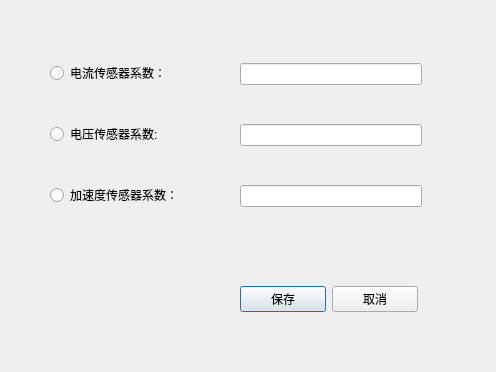
<?xml version="1.0" encoding="UTF-8"?>
<ui version="4.0">
 <class>SensorCheck</class>
 <widget class="QDialog" name="SensorCheck">
  <property name="geometry">
   <rect>
    <x>0</x>
    <y>0</y>
    <width>496</width>
    <height>372</height>
   </rect>
  </property>
  <property name="windowTitle">
   <string>传感器参数设置</string>
  </property>
  <widget class="QWidget" name="">
   <property name="geometry">
    <rect>
     <x>50</x>
     <y>30</y>
     <width>179</width>
     <height>211</height>
    </rect>
   </property>
   <layout class="QVBoxLayout" name="verticalLayout">
    <item>
     <widget class="QRadioButton" name="radioButton">
      <property name="text">
       <string>电流传感器系数：</string>
      </property>
     </widget>
    </item>
    <item>
     <widget class="QRadioButton" name="radioButton_2">
      <property name="text">
       <string>电压传感器系数:</string>
      </property>
     </widget>
    </item>
    <item>
     <widget class="QRadioButton" name="radioButton_3">
      <property name="text">
       <string>加速度传感器系数：</string>
      </property>
     </widget>
    </item>
   </layout>
  </widget>
  <widget class="QWidget" name="">
   <property name="geometry">
    <rect>
     <x>240</x>
     <y>30</y>
     <width>182</width>
     <height>211</height>
    </rect>
   </property>
   <layout class="QVBoxLayout" name="verticalLayout_2">
    <item>
     <widget class="QLineEdit" name="current_coefficient"/>
    </item>
    <item>
     <widget class="QLineEdit" name="voltage_coefficient"/>
    </item>
    <item>
     <widget class="QLineEdit" name="acceleration_coefficient"/>
    </item>
   </layout>
  </widget>
  <widget class="QWidget" name="">
   <property name="geometry">
    <rect>
     <x>240</x>
     <y>280</y>
     <width>178</width>
     <height>39</height>
    </rect>
   </property>
   <layout class="QHBoxLayout" name="horizontalLayout">
    <item>
     <widget class="QPushButton" name="pushButton">
      <property name="text">
       <string>保存</string>
      </property>
     </widget>
    </item>
    <item>
     <widget class="QPushButton" name="pushButton_2">
      <property name="text">
       <string>取消</string>
      </property>
     </widget>
    </item>
   </layout>
  </widget>
 </widget>
 <resources/>
 <connections/>
</ui>
